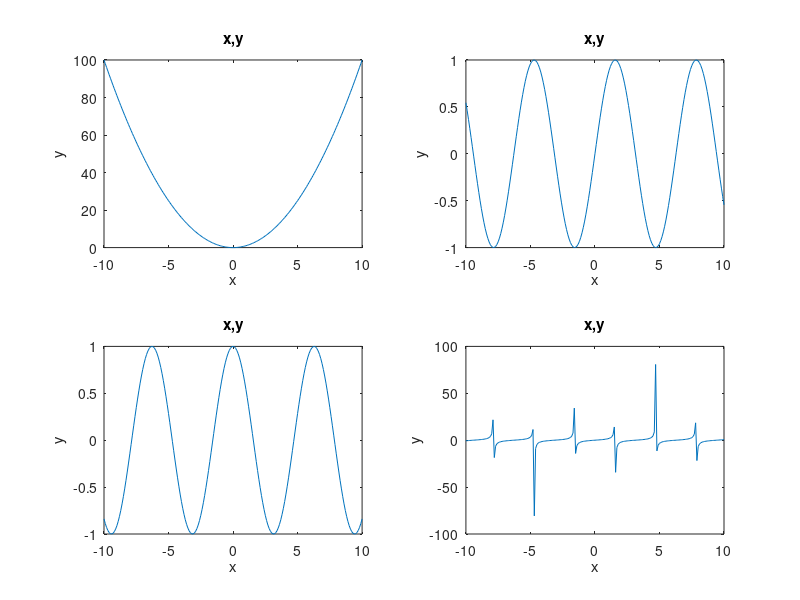

The MATLAB source for this figure:
clc;
clear;
close all;
x = -10:0.1:10;
subplot(2, 2, 1);
y1 = x.^2;
plot(x, y1);
xlabel('x');
ylabel('y');
title('x,y');
subplot(2, 2, 2);
y2 = sin(x);
plot(x, y2);
xlabel('x');
ylabel('y');
title('x,y');
subplot(2, 2, 3);
y3 = cos(x);
plot(x, y3);
xlabel('x');
ylabel('y');
title('x,y');
subplot(2, 2, 4);
y4 = tan(x);
plot(x,y4);
xlabel('x');
ylabel('y');
title('x,y');